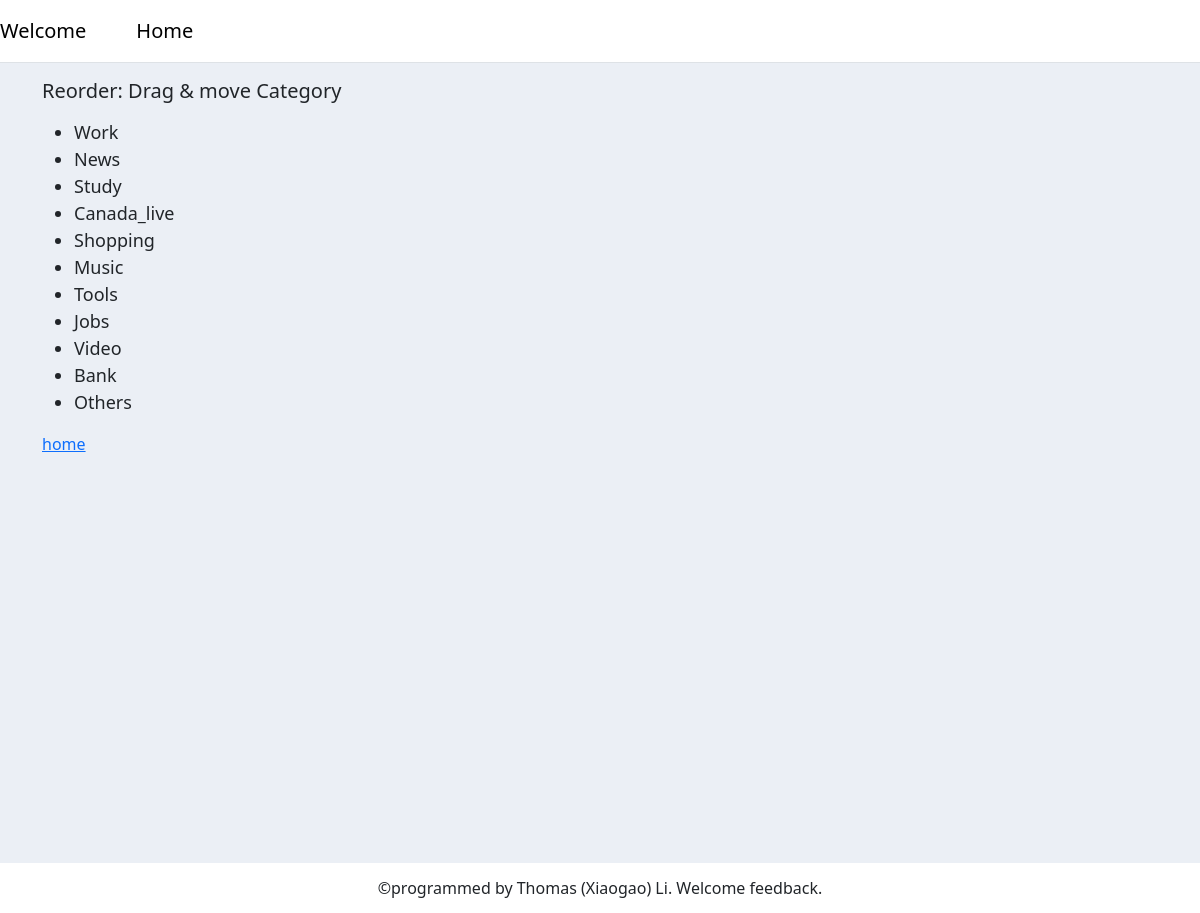
The page /reorder_categories/ on the database its author committed.
### websites/models.py (models this page shows, shortened)
class IndexCategory(models.Model):
    category_name = models.CharField(max_length=255, null=True)
    category_order_num = models.IntegerField(default=99, null=True)

### websites/views.py (the view, shortened to what this page needs)
# urls.py: path('reorder_categories/', reorder_categories, name='reorder_categories'),
def reorder_categories(request):
    categories = IndexCategory.objects.all().order_by('category_order_num')
    return render(request, 'websites/reorder_categories.html', {'categories': categories})

### websites/templates/websites/reorder_categories.html (shortened to what this page needs)
{% extends 'base.html' %}
{% load static %}
{% block content %}
<body>
<div class="container">
<h5>Reorder: Drag & move Category</h5>
    <ul id="sortable-list">
        {% for category in categories %}
            <li data-category-id="{{ category.id }}" style="font-size:18px">{{ category.category_name }}</li>
        {% endfor %}
    </ul>
<a href="/">home</a>
</div>
</body>
{% endblock content %}

### templates/base.html (shortened to what this page needs)
<!DOCTYPE html>
<html lang="en">
<head>
    {% include 'snippets/header.html' %}
</head>
<body>
    {% include 'snippets/base_css.html' %}
    <div class="wrapper">
        <div class="main">
            {% block content %}
            {% endblock content %}
        </div>
    </div>
    <footer>
        {% include 'snippets/footer.html' %}
    </footer>
</body>
</html>

### templates/snippets/header.html (shortened to what this page needs)
<div id="navbar" class="d-flex flex-column flex-md-row align-items-center pb-3 mb-0 border-bottom">
    <a href="{% url 'urls_list'%}" class="d-flex align-items-center link-body-emphasis text-decoration-none">
        {% if request.user.is_authenticated %}
        <span class="fs-5">Hello, {{request.user.username}}</span>
        {% else %}
        <span class="fs-5">Welcome</span>
        {% endif %}
    </a>
    <a href="/" class="d-flex align-items-center link-body-emphasis text-decoration-none">
        <span class="fs-5" style="margin-left: 50px;">Home</span>
    </a>
</div>

### templates/snippets/base_css.html (shortened to what this page needs)
<link href="https://cdn.jsdelivr.net/npm/bootstrap@5.3.2/dist/css/bootstrap.min.css" rel="stylesheet"
>
<link rel="stylesheet" href="https://cdnjs.cloudflare.com/ajax/libs/font-awesome/6.0.0-beta3/css/all.min.css">

### templates/snippets/footer.html
<div class="d-flex flex-row align-items-center footer">
    <P class="m-auto">©programmed by Thomas (Xiaogao) Li. Welcome feedback.</P>
</div>

### templates/snippets/base_css.html (style rules this page uses)
.wrapper { display: flex; flex-direction: column; min-height: 100vh; }
.main { flex: 1; background-color: #ebeff5; }
.footer { min-height: 50px; }

### rows shown on the page
IndexCategory: category_name "Work"
IndexCategory: category_name "News"
IndexCategory: category_name "Study"
IndexCategory: category_name "Canada_live"
IndexCategory: category_name "Shopping"
IndexCategory: category_name "Music"
IndexCategory: category_name "Tools"
IndexCategory: category_name "Jobs"
IndexCategory: category_name "Video"
IndexCategory: category_name "Bank"
IndexCategory: category_name "Others"
